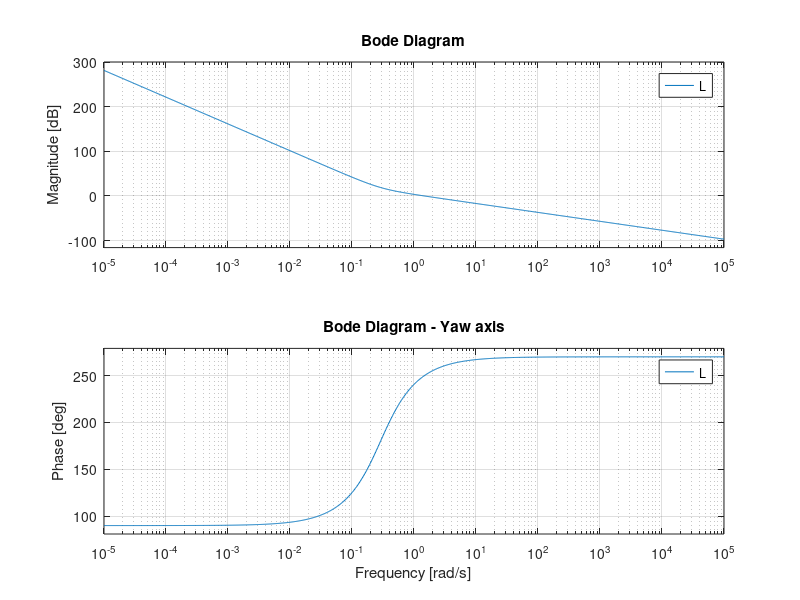

This figure's MATLAB source: (Note: this script raises an error after producing the figure.)

%% GROUP_01 DETAILS
%  Authors:
%  - Modena Andrea 2157605
%  - Comunello Marco 2193512
%  - De Guio Riccardo 2157243
%  - Borghesan Alice 2196728

clear; close all; clc;

%% Phase 0: Cubesat data and orbital parameters
% ESAT: as written in the datasheet from Theia space

z = 0.1;                        % [m]
m = 1.185;                      % [kg]

Iz = 0.0065;                     % [kg*m^2]

% Calling s as tf object

s = tf('s');

%% 1) Rewrite the transfer functions as specified in Eq. 3

G_mt = 3.125 * 5 * 10^-4;           % [-] Gain due to torqrods
G   =  G_mt / (Iz*s^2);

%% 2) Translate the specifications (Eq. 7)
% _star => required quantity

e_rp_star = 0.04;                   % [deg] maximum steady state error
t_r_star_min = 0.8;                 % [s]   minimum rise time
t_r_star_max = 1.2;                 % [s]   maximum rise time
m_phi_star = 45;                    % [deg] minimum phase margin
t_over = 30;                        % [%]   maximum overshoot
t_set = 30;                         % [s]   maximum settling time (= simulation time)

%% 3) Calculate the static gains of the controllers K (Eq. 6)
% Trial and error

K_P = 3.1;    
K_I = 0.5;
K_D = 6;

%% 4) Verify the system stability requirements

% Not needed: the system is always BIBO stable

%% 5) Write the open-loop (C(s)G(s) and closed-loop (W(s)) transfer functions for the feedback system

% Controller (PID) definitions
C = K_P + K_I * (1/s) + K_D*s;

% Open loop transfer functions
L = C * G;

% Closed loop transfer function
W = feedback(L, 1);

%% 6) Trace the Bode diagrams of the open-loop transfer function using MATLAB bode() function
figure;
bode(L, {1e-5,1e5}); grid on; title('Bode Diagram - Yaw axis');

%% 7) Adjust the controller parameters through trial and error using MATLAB's margin() function

% NO OPTIMIZATION: just manual trial and error

figure;
margin(L, {1e-5,1e5}); grid on; title('Bode Diagram - Yaw axis');
[Gm,Pm,Wcg,Wcp]=margin(L);

%% 8) Verify the step response using MATLAB's step() function

figure;
step(W); grid on; title('Step Response - Yaw axis');
S = stepinfo(W);

% Steady state error calculation
[y,t] = step(deg2rad(45)*W);
sse = abs(45 - rad2deg(y(end)));

%% 9) Display the step response characteristics
fprintf('Phase Margin: %.2f deg\n', Pm);
fprintf('Settling Time: %.2f s\n', S.SettlingTime);
fprintf('Steady-State Error: %.2f deg\n', sse);
fprintf('Overshoot: %.2f%%\n', S.Overshoot);
fprintf('Rise Time: %.2f s\n', S.RiseTime);

%% 10) Pass-Fail Test for Requirements

% Extracting step response characteristics
rise_time = S.RiseTime;
settling_time = S.SettlingTime;
overshoot = S.Overshoot;
phase_margin = Pm;

% Pass-Fail conditions
pass = true; % Initialize pass condition

% Check phase margin
if phase_margin < m_phi_star
    fprintf('Fail: Phase Margin %.2f deg (Required: >= %.2f deg)\n', phase_margin, m_phi_star);
    pass = false;
end

% Check settling time
if settling_time > t_set
    fprintf('Fail: Settling Time %.2f s (Required: <= %.2f s)\n', settling_time, t_set);
    pass = false;
end

% Check steady state error
if sse > e_rp_star
    fprintf('Fail: Steady State Error %.2f deg (Required: <= %.2f deg)\n', sse, e_rp_star);
    pass = false;
end

% Check overshoot
if overshoot > t_over
    fprintf('Fail: Overshoot %.2f%% (Required: <= %.2f%%)\n', overshoot, t_over);
    pass = false;
end

% Check rise time
if rise_time < t_r_star_min || rise_time > t_r_star_max
    fprintf('Fail: Rise Time %.2f s (Required: %.2f - %.2f s)\n', rise_time, t_r_star_min, t_r_star_max);
    pass = false;
end

% Final result
if pass
    fprintf('Pass: All requirements satisfied.\n');
else
    fprintf('Test completed with failures.\n');
end